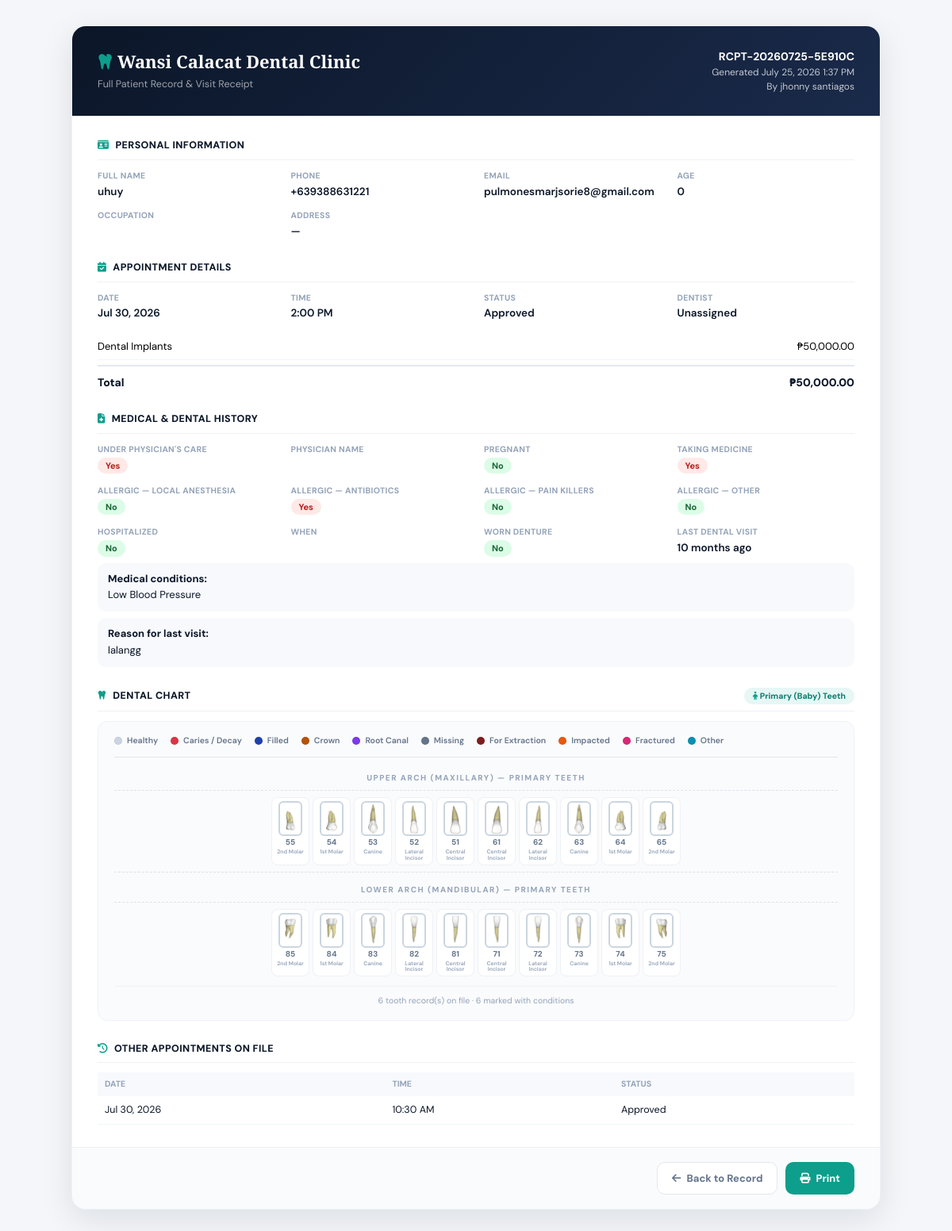
/pages/admin/receipt.php?code=RCPT-20260725-5E910C (signed in), run on the app's committed database.
### tables this page shows
CREATE TABLE `patient_record_archive` (
  `id` int NOT NULL AUTO_INCREMENT,
  `receipt_code` varchar(30) NOT NULL,
  `appointment_id` int NOT NULL,
  `patient_key` varchar(255) DEFAULT NULL,
  `full_name` varchar(150) DEFAULT NULL,
  `snapshot_json` longtext NOT NULL,
  `generated_by` varchar(100) DEFAULT NULL,
  `created_at` timestamp NULL DEFAULT CURRENT_TIMESTAMP,
  PRIMARY KEY (`id`),
  UNIQUE KEY `uniq_receipt_code` (`receipt_code`),
  KEY `idx_appointment_id` (`appointment_id`)
);

### pages/admin/receipt.php (the view, shortened to what the rows shown need)
<?php
require '../../conn/conn.php';
function h($v) { return htmlspecialchars($v ?? '', ENT_QUOTES, 'UTF-8'); }
function yn($v) {
    if ($v === 'yes') return '<span class="pill pill-yes">Yes</span>';
    if ($v === 'no') return '<span class="pill pill-no">No</span>';
    return '<span class="pill pill-unknown">—</span>';
}
function getToothName($num) {
    $names = [
        18 => '3rd Molar', 17 => '2nd Molar', 16 => '1st Molar',
        15 => '2nd Premolar', 14 => '1st Premolar',
        13 => 'Canine', 12 => 'Lateral Incisor', 11 => 'Central Incisor',
        21 => 'Central Incisor', 22 => 'Lateral Incisor', 23 => 'Canine',
        24 => '1st Premolar', 25 => '2nd Premolar',
        26 => '1st Molar', 27 => '2nd Molar', 28 => '3rd Molar',
        31 => 'Central Incisor', 32 => 'Lateral Incisor', 33 => 'Canine',
        34 => '1st Premolar', 35 => '2nd Premolar',
        36 => '1st Molar', 37 => '2nd Molar', 38 => '3rd Molar',
        48 => '3rd Molar', 47 => '2nd Molar', 46 => '1st Molar',
        45 => '2nd Premolar', 44 => '1st Premolar',
        43 => 'Canine', 42 => 'Lateral Incisor', 41 => 'Central Incisor',
        55 => '2nd Molar', 54 => '1st Molar', 53 => 'Canine',
        52 => 'Lateral Incisor', 51 => 'Central Incisor',
        61 => 'Central Incisor', 62 => 'Lateral Incisor', 63 => 'Canine',
        64 => '1st Molar', 65 => '2nd Molar',
        71 => 'Central Incisor', 72 => 'Lateral Incisor', 73 => 'Canine',
        74 => '1st Molar', 75 => '2nd Molar',
        85 => '2nd Molar', 84 => '1st Molar', 83 => 'Canine',
        82 => 'Lateral Incisor', 81 => 'Central Incisor',
    ];
    return $names[$num] ?? 'Tooth';
}
$PRIMARY_TO_ADULT_IMAGE = [
    55 => 17, 54 => 16, 53 => 13, 52 => 12, 51 => 11,
    61 => 21, 62 => 22, 63 => 23, 64 => 26, 65 => 27,
    71 => 31, 72 => 32, 73 => 33, 74 => 36, 75 => 37,
    81 => 41, 82 => 42, 83 => 43, 84 => 46, 85 => 47,
];
function toothImage($num) {
    global $PRIMARY_TO_ADULT_IMAGE;
    $n = (int)$num;
    if (isset($PRIMARY_TO_ADULT_IMAGE[$n])) {
        $n = $PRIMARY_TO_ADULT_IMAGE[$n];
    }
    $prefix = ($n >= 11 && $n <= 28) ? 'sup' : 'inf';
    return "../../assets/img/dentadura-{$prefix}-{$n}.png";
}
$code = trim($_GET['code'] ?? '');
$stmt = $conn->prepare("SELECT * FROM patient_record_archive WHERE receipt_code = ? LIMIT 1");
$stmt->bind_param('s', $code);
$stmt->execute();
$archive = $stmt->get_result()->fetch_assoc();
$snapshot = json_decode($archive['snapshot_json'], true) ?: [];
$appointment       = $snapshot['appointment'] ?? [];
$services          = $snapshot['services'] ?? [];
$totalPrice        = $snapshot['total_price'] ?? 0;
$history           = $snapshot['medical_history'] ?? null;
$chartRows         = $snapshot['dental_chart'] ?? [];
$otherAppointments = $snapshot['other_appointments'] ?? [];
$chartMap = [];
foreach ($chartRows as $r) $chartMap[$r['tooth_number']] = $r;
$dentalConditions = [
    'healthy'    => ['label' => 'Healthy',        'color' => '#cbd5e1'],
    'caries'     => ['label' => 'Caries / Decay', 'color' => '#dc3545'],
    'filled'     => ['label' => 'Filled',         'color' => '#1e40af'],
    'crown'      => ['label' => 'Crown',          'color' => '#b45309'],
    'root_canal' => ['label' => 'Root Canal',     'color' => '#7c3aed'],
    'missing'    => ['label' => 'Missing',        'color' => '#64748b'],
    'extraction' => ['label' => 'For Extraction', 'color' => '#7f1d1d'],
    'impacted'   => ['label' => 'Impacted',       'color' => '#ea580c'],
    'fractured'  => ['label' => 'Fractured',      'color' => '#db2777'],
    'other'      => ['label' => 'Other',          'color' => '#0891b2'],
];
$upperArch = [18, 17, 16, 15, 14, 13, 12, 11, 21, 22, 23, 24, 25, 26, 27, 28];
$lowerArch = [48, 47, 46, 45, 44, 43, 42, 41, 31, 32, 33, 34, 35, 36, 37, 38];
$primaryUpperArch = [55, 54, 53, 52, 51, 61, 62, 63, 64, 65];
$primaryLowerArch = [85, 84, 83, 82, 81, 71, 72, 73, 74, 75];
$patientAge = is_numeric($appointment['age'] ?? null) ? (int)$appointment['age'] : null;
$chartView = ($patientAge !== null && $patientAge < 13) ? 'kids' : 'adult';
$chartArchUpper = $chartView === 'kids' ? $primaryUpperArch : $upperArch;
$chartArchLower = $chartView === 'kids' ? $primaryLowerArch : $lowerArch;
$chartLabelSuffix = $chartView === 'kids' ? ' — Primary Teeth' : '';
$address = implode(', ', array_filter([
    $appointment['street_address'] ?? '',
    $appointment['barangay'] ?? '',
    $appointment['city'] ?? '',
    $appointment['province'] ?? '',
    $appointment['region'] ?? '',
]));
$archiveTimestamp = $archive['created_at'] ?? $archive['generated_at'] ?? null;
?>
<!DOCTYPE html>
<html lang="en">
<head>
<script src="https://cdn.tailwindcss.com"></script>
<link rel="stylesheet" href="https://cdnjs.cloudflare.com/ajax/libs/font-awesome/6.4.0/css/all.min.css">
</head>
<body>
<div class="sheet">
  <div class="sheet-header">
    <div>
        <h1><i class="fas fa-tooth" style="color:#0d9e8c;"></i> Wansi Calacat Dental Clinic</h1>
    </div>
    <div class="receipt-meta">
        <div class="code"><?= h($archive['receipt_code']) ?></div>
        <div>Generated <?= h($archiveTimestamp ? date('F j, Y g:i A', strtotime($archiveTimestamp)) : '—') ?></div>
        <div>By <?= h($archive['generated_by'] ?: 'Staff') ?></div>
    </div>
</div>
    <div class="sheet-body">
        <div class="section">
            <div class="grid2">
                <div><span class="label">Full Name</span><div class="value"><?= h($appointment['full_name'] ?? '—') ?></div></div>
                <div><span class="label">Phone</span><div class="value"><?= h($appointment['phone'] ?? '—') ?></div></div>
                <div><span class="label">Email</span><div class="value"><?= h($appointment['email'] ?? '—') ?></div></div>
                <div><span class="label">Age</span><div class="value"><?= h($appointment['age'] ?? '—') ?></div></div>
                <div><span class="label">Address</span><div class="value"><?= h($address ?: '—') ?></div></div>
            </div>
        </div>
        <div class="section">
            <div class="grid2" style="margin-bottom: 14px;">
                <div><span class="label">Date</span><div class="value"><?= h(!empty($appointment['appointment_date']) ? date('M j, Y', strtotime($appointment['appointment_date'])) : '—') ?></div></div>
                <div><span class="label">Time</span><div class="value"><?= h(!empty($appointment['appointment_time']) ? date('g:i A', strtotime($appointment['appointment_time'])) : '—') ?></div></div>
                <div><span class="label">Status</span><div class="value"><?= h(ucfirst($appointment['status'] ?? '—')) ?></div></div>
            </div>
            <?php if ($services): ?>
                <?php foreach ($services as $s): ?>
                    <div class="service-line"><span><?= h($s['title']) ?></span><span>₱<?= number_format($s['price'], 2) ?></span></div>
                <?php endforeach; ?>
                <div class="service-total"><span>Total</span><span>₱<?= number_format($totalPrice, 2) ?></span></div>
            <?php else: ?>
                <p class="empty-note">No services recorded for this appointment.</p>
            <?php endif; ?>
        </div>
        <div class="section">
            <div class="section-title"><i class="fas fa-file-medical"></i> Medical &amp; Dental History</div>
            <?php if ($history): ?>
                <div class="grid2" style="margin-bottom: 14px;">
                    <div><span class="label">Under physician's care</span><div class="value"><?= yn($history['under_physician_care'] ?? null) ?></div></div>
                    <div><span class="label">Physician name</span><div class="value"><?= h($history['physician_name'] ?? '—') ?></div></div>
                    <div><span class="label">Pregnant</span><div class="value"><?= yn($history['pregnant'] ?? null) ?></div></div>
                    <div><span class="label">Taking medicine</span><div class="value"><?= yn($history['taking_medicine'] ?? null) ?></div></div>
                </div>
                <div class="grid2" style="margin-bottom: 14px;">
                    <div><span class="label">Allergic — Local Anesthesia</span><div class="value"><?= yn($history['allergic_local_anesthesia'] ?? null) ?></div></div>
                    <div><span class="label">Allergic — Antibiotics</span><div class="value"><?= yn($history['allergic_antibiotics'] ?? null) ?></div></div>
                    <div><span class="label">Allergic — Pain Killers</span><div class="value"><?= yn($history['allergic_pain_killer'] ?? null) ?></div></div>
                    <div><span class="label">Allergic — Other</span><div class="value"><?= yn($history['allergic_other'] ?? null) ?></div></div>
                </div>
                <div class="grid2">
                    <div><span class="label">Hospitalized</span><div class="value"><?= yn($history['hospitalized'] ?? null) ?></div></div>
                    <div><span class="label">When</span><div class="value"><?= h($history['hospitalized_when'] ?? '—') ?></div></div>
                    <div><span class="label">Worn Denture</span><div class="value"><?= yn($history['worn_denture'] ?? null) ?></div></div>
                    <div><span class="label">Last Dental Visit</span><div class="value"><?= h($history['last_dental_visit'] ?? '—') ?></div></div>
                </div>
                <?php
                    $extraNotes = [
                        'Medicine details'          => $history['medicine_details'] ?? '',
                        'Medical conditions'        => $history['conditions'] ?? '',
                        'Other condition details'   => $history['other_condition_details'] ?? '',
                        'Other allergy details'     => $history['allergic_other_details'] ?? '',
                        'Reason for hospitalization'=> $history['hospitalized_why'] ?? '',
                        'Reason for last visit'     => $history['last_dental_visit_reason'] ?? '',
                    ];
                ?>
                <?php foreach ($extraNotes as $label => $val): ?>
                    <?php if (!empty($val)): ?>
                        <div class="notes-box"><strong><?= h($label) ?>:</strong><br><?= nl2br(h($val)) ?></div>
                    <?php endif; ?>
                <?php endforeach; ?>
            <?php else: ?>
                <p class="empty-note">No medical/dental history was on file at the time this record was generated.</p>
            <?php endif; ?>
        </div>
        <div class="section">
            <?php if ($chartMap): ?>
                <div class="dental-chart-container">
                    <div class="chart-legend">
                        <?php foreach ($dentalConditions as $key => $c): ?>
                            <span class="legend-item">
                                <span class="legend-dot" style="background:<?= $c['color'] ?>;"></span>
                                <?= h($c['label']) ?>
                            </span>
                        <?php endforeach; ?>
                    </div>
                    <div class="chart-arch-label">Upper Arch (Maxillary)<?= h($chartLabelSuffix) ?></div>
                    <div class="chart-tooth-row">
                        <?php foreach ($chartArchUpper as $num): ?>
                            <?php
                            $entry = $chartMap[$num] ?? null;
                            $cond = $entry['condition_key'] ?? 'healthy';
                            $color = $dentalConditions[$cond]['color'] ?? '#cbd5e1';
                            $toothName = getToothName($num);
                            $isMissing = $cond === 'missing';
                            ?>
                            <div class="chart-tooth <?= $isMissing ? 'missing' : '' ?>" style="--tooth-color: <?= $color ?>;">
                                <div class="tooth-img" style="border-color: <?= $color ?>;">
                                    <img src="<?= h(toothImage($num)) ?>" alt="Tooth <?= $num ?>" onerror="this.style.opacity=0.15;">
                                </div>
                                <span class="tooth-num"><?= $num ?></span>
                                <span class="tooth-name"><?= h($toothName) ?></span>
                            </div>
                        <?php endforeach; ?>
                    </div>
                    <div class="chart-divider"></div>
                    <div class="chart-arch-label">Lower Arch (Mandibular)<?= h($chartLabelSuffix) ?></div>
                    <div class="chart-tooth-row">
                        <?php foreach ($chartArchLower as $num): ?>
                            <?php
                            $entry = $chartMap[$num] ?? null;
                            $cond = $entry['condition_key'] ?? 'healthy';
                            $color = $dentalConditions[$cond]['color'] ?? '#cbd5e1';
                            $toothName = getToothName($num);
                            $isMissing = $cond === 'missing';
                            ?>
                            <div class="chart-tooth <?= $isMissing ? 'missing' : '' ?>" style="--tooth-color: <?= $color ?>;">
                                <div class="tooth-img" style="border-color: <?= $color ?>;">
                                    <img src="<?= h(toothImage($num)) ?>" alt="Tooth <?= $num ?>" onerror="this.style.opacity=0.15;">
                                </div>
                                <span class="tooth-num"><?= $num ?></span>
                                <span class="tooth-name"><?= h($toothName) ?></span>
                            </div>
                        <?php endforeach; ?>
                    </div>
                    <p style="font-size:10.5px; color:#94a3b8; margin-top:12px; text-align:center; border-top:1px solid #eef1f6; padding-top:10px;">
                        <?= count($chartMap) ?> tooth record(s) on file ·
                        <?php
                            $markedCount = 0;
                            foreach ($chartMap as $r) {
                                if ($r['condition_key'] !== 'healthy') $markedCount++;
                            }
                            echo $markedCount . ' marked with conditions';
                        ?>
                    </p>
                </div>
            <?php else: ?>
                <p class="empty-note">No dental chart entries were recorded at the time this record was generated.</p>
            <?php endif; ?>
        </div>
        <?php if ($otherAppointments): ?>
        <div class="section">
            <table class="history-table">
                <thead><tr><th>Date</th><th>Time</th><th>Status</th></tr></thead>
            </table>
        </div>
        <?php endif; ?>
    </div>
</div>
</body>
</html>

### data on the page
patient_record_archive: receipt_code "RCPT-20260725-5E910C", created_at "July 25, 2026 1:37 PM", generated_by "jhonny santiagos", snapshot_json "uhuy", snapshot_json "+639388631221", snapshot_json "pulmonesmarjsorie8@gmail.com", snapshot_json "0", snapshot_json "—", snapshot_json "Jul 30, 2026", snapshot_json "2:00 PM", snapshot_json "Approved", snapshot_json "50,000.00", snapshot_json "10 months ago", snapshot_json "Low Blood Pressure", snapshot_json "lalangg", snapshot_json "— PRIMARY TEETH", snapshot_json "55", snapshot_json "2nd Molar", snapshot_json "54", snapshot_json "1st Molar", snapshot_json "53", snapshot_json "Canine", snapshot_json "52", snapshot_json "Lateral Incisor", snapshot_json "51", snapshot_json "Central Incisor", snapshot_json "61", snapshot_json "62", snapshot_json "63", snapshot_json "64", snapshot_json "65", snapshot_json "85", snapshot_json "84", snapshot_json "83", snapshot_json "82", snapshot_json "81", snapshot_json "71", snapshot_json "72", snapshot_json "73", snapshot_json "74", snapshot_json "75"

### other printed values
$s['title'] "Dental Implants"
$s['price'] "50,000.00"
$label "Medical conditions"
$label "Reason for last visit"
$c['label'] "Healthy"
$c['label'] "Caries / Decay"
$c['label'] "Filled"
$c['label'] "Crown"
$c['label'] "Root Canal"
$c['label'] "Missing"
$c['label'] "For Extraction"
$c['label'] "Impacted"
$c['label'] "Fractured"
$c['label'] "Other"
count($chartMap) "6"
